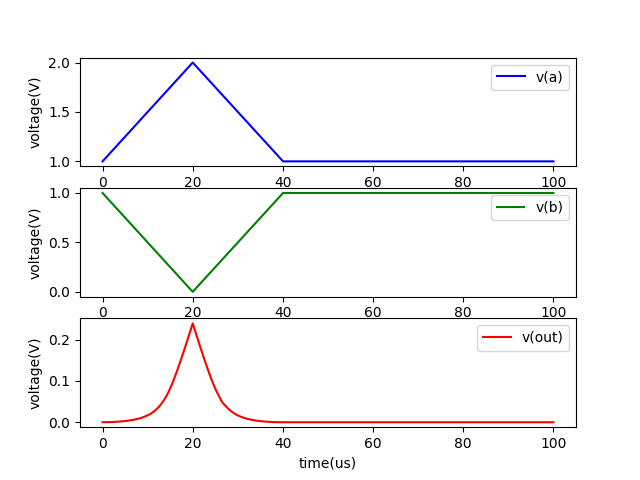

Source code (Python):
import spice3read as s3r
import os
import matplotlib as mpl
if os.environ.get('DISPLAY','') == '':
    print('no display found. Using non-interactive Agg backend')
    mpl.use('Agg')
import matplotlib.pyplot as plt

data = s3r.read('TEST_amplifier_self_bias.raw')
time = data["time"][0]
va = data["v(a)"][0]
vb = data["v(b)"][0]
vout = data["v(out)"][0]
fig=plt.figure()
# sub-figure 1 
ax1 = fig.add_subplot(311)
ax1.plot(time*1e6, va, 'b',label='v(a)')
ax1.set_xlabel("time(us)")
ax1.set_ylabel("voltage(V)")
ax1.legend()
# sub-figure 2 
ax2 = fig.add_subplot(312)
ax2.plot(time*1e6, vb, 'green', label='v(b)')
ax2.set_xlabel("time(us)")
ax2.set_ylabel("voltage(V)")
ax2.legend()
# sub-figure 3 
ax3 = fig.add_subplot(313)
ax3.plot(time*1e6, vout, 'r', label='v(out)')
print("vout", vout)
ax3.set_xlabel("time(us)")
ax3.set_ylabel("voltage(V)")
ax3.legend()
plt.savefig('TEST_amplifier_self_bias.png')
